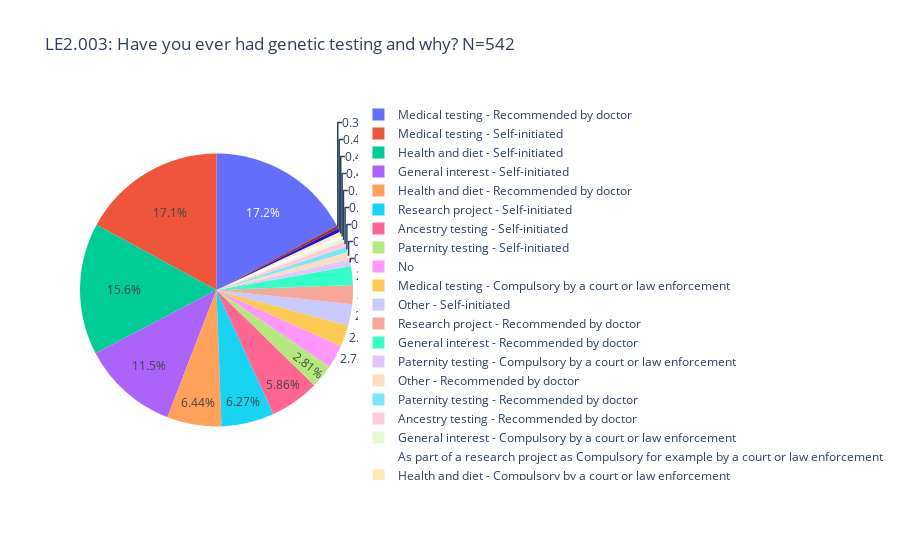

Write notebook code for a chart like this one.
### Code cell
comp_df = ndf_29_new
#filter all empty strings from values
comp_df["Group"] = comp_df["Group"].map(str)
filter = comp_df["Group"] == '29'
ndf = comp_df[filter]
# Teaching people's role profile

temp_series = ndf['Option'].value_counts()
labels = (np.array(temp_series.index))
sizes = (np.array((temp_series / temp_series.sum())*100))

trace = go.Pie(labels=labels, values=sizes)
layout = go.Layout(
    title="LE2.003: Have you ever had genetic testing and why? N={}".format(len(comp_df.id.unique()))
)
data = [trace]
fig = go.Figure(data=data, layout=layout)
py.iplot(fig)

### Figure 1 — Plotly figure (JSON) as saved in the notebook; plotly's stock layout.template omitted (floating-point values rounded to 4 significant figures)
{"data": [{"labels": ["Medical testing - Recommended by doctor", "Medical testing - Self-initiated", "Health and diet - Self-initiated", "General interest - Self-initiated", "Health and diet - Recommended by doctor", "Research project - Self-initiated", "Ancestry testing - Self-initiated", "Paternity testing - Self-initiated", "No", "Medical testing - Compulsory by a court or law enforcement", "Other - Self-initiated", "Research project - Recommended by doctor", "General interest - Recommended by doctor", "Paternity testing - Compulsory by a court or law enforcement", "Other - Recommended by doctor", "Paternity testing - Recommended by doctor", "Ancestry testing - Recommended by doctor", "General interest - Compulsory by a court or law enforcement", "As part of a research project as Compulsory for example by a court or law enforcement", "Health and diet - Compulsory by a court or law enforcement", "Ancestry testing - Compulsory by a court or law enforcement", "Other - Compulsory by a court or law enforcement"], "type": "pie", "values": [17.24, 17.08, 15.59, 11.47, 6.436, 6.271, 5.858, 2.805, 2.723, 2.558, 2.558, 2.228, 2.228, 0.8251, 0.8251, 0.6601, 0.6601, 0.4125, 0.4125, 0.4125, 0.4125, 0.33]}], "layout": {"title": {"text": "LE2.003: Have you ever had genetic testing and why? N=542"}}}
